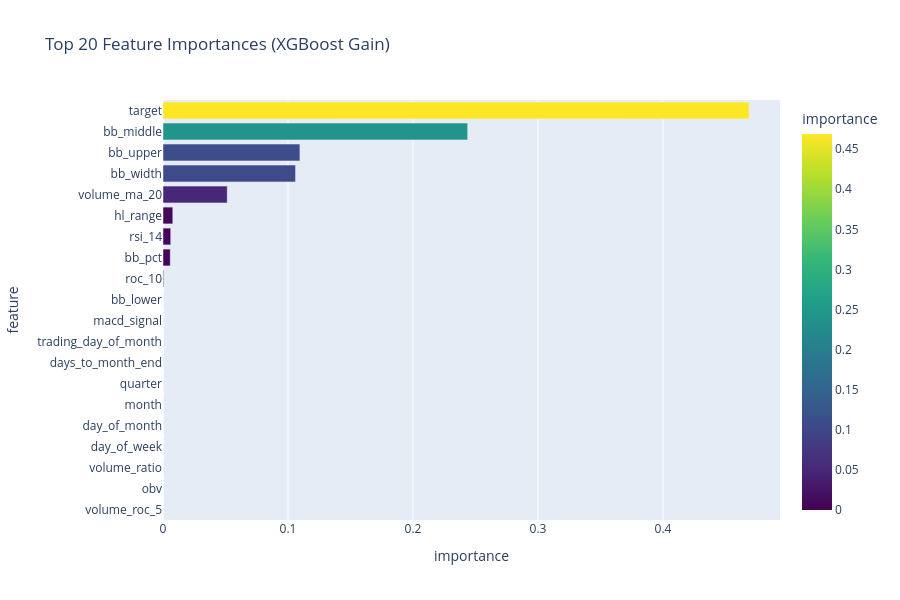

The code cell stored with this chart in its notebook:
### Markdown cell above
## 5. Feature Importance

Top 20 features by XGBoost `feature_importances_` (gain-based).

### Code cell
try:
    forecaster_fi = PriceForecaster(model_mode="v1_direction")
    model_fi = forecaster_fi.train_model(
        ticker=ticker,
        start_date=start_date,
        end_date=end_date,
        max_model_age_days=0,
    )

    importances = model_fi.feature_importances_
    feature_names = model_fi.get_booster().feature_names
    if feature_names is None:
        df_raw_fi = forecaster_fi.load_features(ticker, start_date, end_date)
        from equity_lake.ml.forecasting import NON_FEATURE_COLUMNS
        feature_names = [c for c in df_raw_fi.columns if c not in NON_FEATURE_COLUMNS]

    fi_df = pd.DataFrame({"feature": feature_names, "importance": importances})
    fi_df = fi_df.sort_values("importance", ascending=False).head(20)

    fig = px.bar(
        fi_df, x="importance", y="feature", orientation="h",
        title="Top 20 Feature Importances (XGBoost Gain)",
        color="importance", color_continuous_scale="Viridis",
    )
    fig.update_layout(height=600, yaxis=dict(autorange="reversed"))
    fig.show()
    forecaster_fi.close()
except Exception as e:
    print(f"Feature importance error: {e}")
    print("\nGenerating synthetic feature importance for demo...")
    np.random.seed(42)
    synth_features = [f"feature_{i:03d}" for i in range(20)]
    synth_importance = np.sort(np.random.exponential(0.05, 20))[::-1]
    fi_df = pd.DataFrame({"feature": synth_features, "importance": synth_importance})
    fig = px.bar(
        fi_df, x="importance", y="feature", orientation="h",
        title="Top 20 Feature Importances (Synthetic Demo)",
        color="importance", color_continuous_scale="Viridis",
    )
    fig.update_layout(height=600, yaxis=dict(autorange="reversed"))
    fig.show()

### Figure 1 — Plotly figure (JSON) as saved in the notebook; plotly's stock layout.template omitted (floating-point values rounded to 4 significant figures)
{"data": [{"hovertemplate": "importance=%{marker.color}<br>feature=%{y}<extra></extra>", "legendgroup": "", "marker": {"color": [0.4689, 0.2437, 0.1095, 0.106, 0.0514, 0.007844, 0.006186, 0.00582, 0.0005075, 0.0, 0.0, 0.0, 0.0, 0.0, 0.0, 0.0, 0.0, 0.0, 0.0, 0.0], "coloraxis": "coloraxis", "pattern": {"shape": ""}}, "name": "", "orientation": "h", "showlegend": false, "textposition": "auto", "type": "bar", "x": [0.4689, 0.2437, 0.1095, 0.106, 0.0514, 0.007844, 0.006186, 0.00582, 0.0005075, 0.0, 0.0, 0.0, 0.0, 0.0, 0.0, 0.0, 0.0, 0.0, 0.0, 0.0], "xaxis": "x", "y": ["target", "bb_middle", "bb_upper", "bb_width", "volume_ma_20", "hl_range", "rsi_14", "bb_pct", "roc_10", "bb_lower", "macd_signal", "trading_day_of_month", "days_to_month_end", "quarter", "month", "day_of_month", "day_of_week", "volume_ratio", "obv", "volume_roc_5"], "yaxis": "y"}], "layout": {"barmode": "relative", "coloraxis": {"colorbar": {"title": {"text": "importance"}}, "colorscale": [[0.0, "#440154"], [0.1111, "#482878"], [0.2222, "#3e4989"], [0.3333, "#31688e"], [0.4444, "#26828e"], [0.5556, "#1f9e89"], [0.6667, "#35b779"], [0.7778, "#6ece58"], [0.8889, "#b5de2b"], [1.0, "#fde725"]]}, "height": 600, "legend": {"tracegroupgap": 0}, "title": {"text": "Top 20 Feature Importances (XGBoost Gain)"}, "xaxis": {"anchor": "y", "domain": [0.0, 1.0], "title": {"text": "importance"}}, "yaxis": {"anchor": "x", "autorange": "reversed", "domain": [0.0, 1.0], "title": {"text": "feature"}}}}
